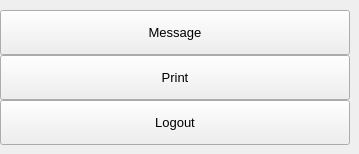
                        <widget class="QWidget" name="tab">
                         <attribute name="title">
                          <string>Prueba</string>
                         </attribute>
                         <widget class="QFrame" name="topMenus">
                          <property name="geometry">
                           <rect>
                            <x>0</x>
                            <y>10</y>
                            <width>350</width>
                            <height>135</height>
                           </rect>
                          </property>
                          <property name="frameShape">
                           <enum>QFrame::NoFrame</enum>
                          </property>
                          <property name="frameShadow">
                           <enum>QFrame::Raised</enum>
                          </property>
                          <layout class="QVBoxLayout" name="verticalLayout_14">
                           <property name="spacing">
                            <number>0</number>
                           </property>
                           <property name="leftMargin">
                            <number>0</number>
                           </property>
                           <property name="topMargin">
                            <number>0</number>
                           </property>
                           <property name="rightMargin">
                            <number>0</number>
                           </property>
                           <property name="bottomMargin">
                            <number>0</number>
                           </property>
                           <item>
                            <widget class="QPushButton" name="btn_message">
                             <property name="sizePolicy">
                              <sizepolicy hsizetype="Expanding" vsizetype="Fixed">
                               <horstretch>0</horstretch>
                               <verstretch>0</verstretch>
                              </sizepolicy>
                             </property>
                             <property name="minimumSize">
                              <size>
                               <width>0</width>
                               <height>45</height>
                              </size>
                             </property>
                             <property name="font">
                              <font>
                               <family>Segoe UI</family>
                               <pointsize>10</pointsize>
                               <italic>false</italic>
                               <bold>false</bold>
                              </font>
                             </property>
                             <property name="cursor">
                              <cursorShape>PointingHandCursor</cursorShape>
                             </property>
                             <property name="layoutDirection">
                              <enum>Qt::LeftToRight</enum>
                             </property>
                             <property name="styleSheet">
                              <string notr="true">background-image: url(:/icons/images/icons/cil-envelope-open.png);</string>
                             </property>
                             <property name="text">
                              <string>Message</string>
                             </property>
                            </widget>
                           </item>
                           <item>
                            <widget class="QPushButton" name="btn_print">
                             <property name="sizePolicy">
                              <sizepolicy hsizetype="Expanding" vsizetype="Fixed">
                               <horstretch>0</horstretch>
                               <verstretch>0</verstretch>
                              </sizepolicy>
                             </property>
                             <property name="minimumSize">
                              <size>
                               <width>0</width>
                               <height>45</height>
                              </size>
                             </property>
                             <property name="font">
                              <font>
                               <family>Segoe UI</family>
                               <pointsize>10</pointsize>
                               <italic>false</italic>
                               <bold>false</bold>
                              </font>
                             </property>
                             <property name="cursor">
                              <cursorShape>PointingHandCursor</cursorShape>
                             </property>
                             <property name="layoutDirection">
                              <enum>Qt::LeftToRight</enum>
                             </property>
                             <property name="styleSheet">
                              <string notr="true">background-image: url(:/icons/images/icons/cil-print.png);</string>
                             </property>
                             <property name="text">
                              <string>Print</string>
                             </property>
                            </widget>
                           </item>
                           <item>
                            <widget class="QPushButton" name="btn_logout">
                             <property name="sizePolicy">
                              <sizepolicy hsizetype="Expanding" vsizetype="Fixed">
                               <horstretch>0</horstretch>
                               <verstretch>0</verstretch>
                              </sizepolicy>
                             </property>
                             <property name="minimumSize">
                              <size>
                               <width>0</width>
                               <height>45</height>
                              </size>
                             </property>
                             <property name="font">
                              <font>
                               <family>Segoe UI</family>
                               <pointsize>10</pointsize>
                               <italic>false</italic>
                               <bold>false</bold>
                              </font>
                             </property>
                             <property name="cursor">
                              <cursorShape>PointingHandCursor</cursorShape>
                             </property>
                             <property name="layoutDirection">
                              <enum>Qt::LeftToRight</enum>
                             </property>
                             <property name="styleSheet">
                              <string notr="true">background-image: url(:/icons/images/icons/cil-account-logout.png);</string>
                             </property>
                             <property name="text">
                              <string>Logout</string>
                             </property>
                            </widget>
                           </item>
                          </layout>
                         </widget>
                        </widget>
